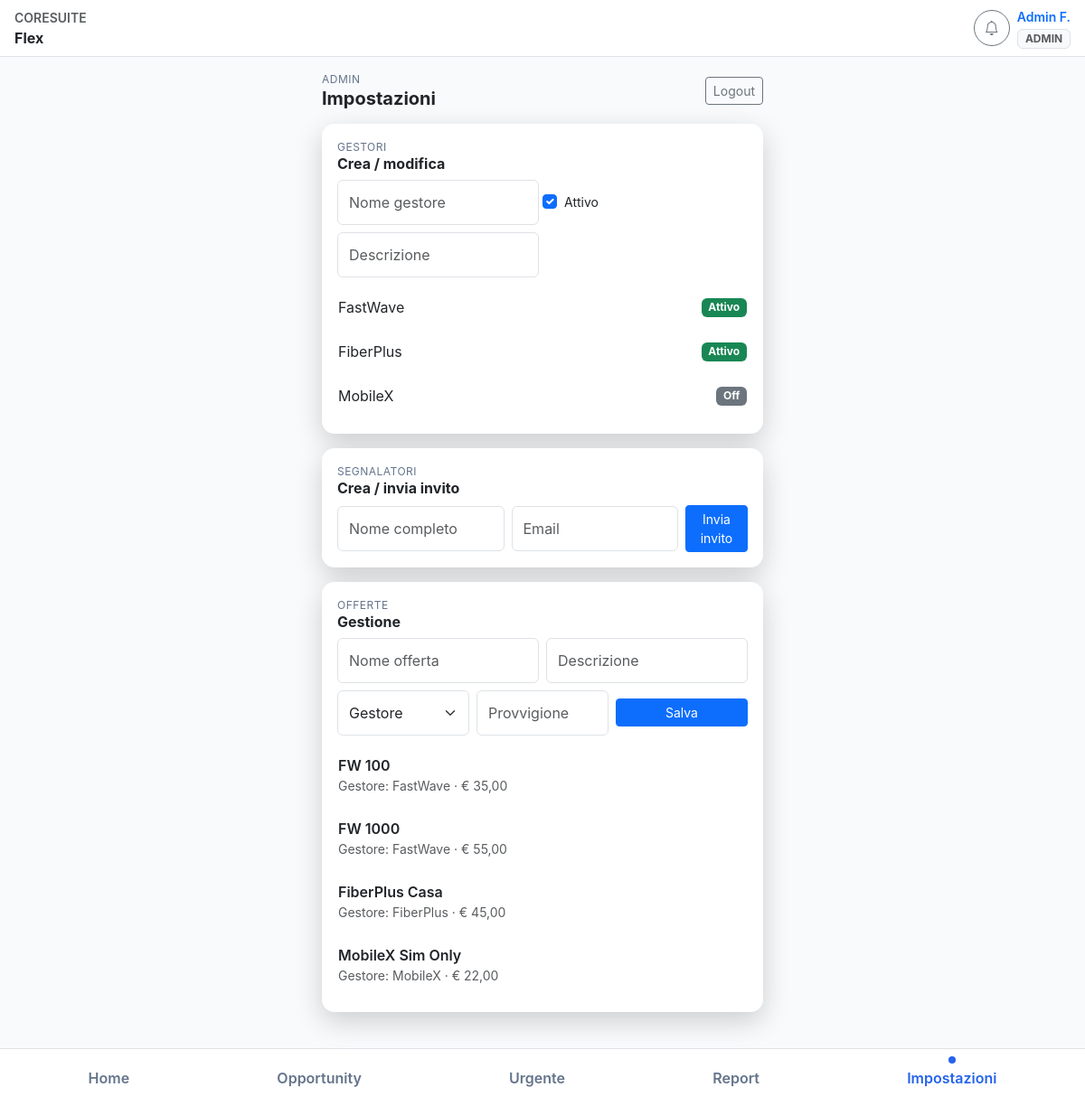
Screenshot of /admin/settings.php (signed in) with the database file from the repository.
### tables this page shows
CREATE TABLE IF NOT EXISTS gestori (
    id INT UNSIGNED AUTO_INCREMENT PRIMARY KEY,
    name VARCHAR(120) NOT NULL,
    active TINYINT(1) NOT NULL DEFAULT 1,
    created_at TIMESTAMP DEFAULT CURRENT_TIMESTAMP
);

CREATE TABLE IF NOT EXISTS offers (
    id INT UNSIGNED AUTO_INCREMENT PRIMARY KEY,
    name VARCHAR(120) NOT NULL,
    description VARCHAR(255) NULL,
    commission DECIMAL(10,2) NOT NULL DEFAULT 0,
    manager_id INT UNSIGNED NOT NULL,
    created_at TIMESTAMP DEFAULT CURRENT_TIMESTAMP,
    CONSTRAINT fk_offers_manager FOREIGN KEY (manager_id) REFERENCES gestori(id)
);

### includes/helpers.php (called while the page is built, shortened)
<?php
require_once __DIR__ . '/data.php';
function sanitize(?string $value): string
{
    return htmlspecialchars(trim($value ?? ''), ENT_QUOTES, 'UTF-8');
}
function asset_version(?string $path = null): string
{
    if ($path) {
        $fullPath = realpath(__DIR__ . '/../' . ltrim($path, '/'));
        if ($fullPath && file_exists($fullPath)) {
            $mtime = (int)filemtime($fullPath);
            if ($mtime > 0) {
                return (string)$mtime;
            }
        }
    }
    static $fallback;
    if (!$fallback) {
        $fallback = (string)((int)filemtime(__FILE__) ?: time());
    }
    return $fallback;
}
function asset_url(string $path): string
{
    $version = asset_version($path);
    $separator = str_contains($path, '?') ? '&' : '?';
    return $path . $separator . 'v=' . rawurlencode($version);
}

### includes/permissions.php (called while the page is built, shortened)
<?php
require_once __DIR__ . '/data.php';
function current_user(): ?array
{
    return $_SESSION['user'] ?? null;
}

### includes/db.php (called while the page is built, shortened)
<?php
function db(): PDO
{
    static $pdo = null;
    if ($pdo instanceof PDO) {
        return $pdo;
    }
    $pdo = new PDO(DB_DSN, DB_USER, DB_PASS, [
        PDO::ATTR_ERRMODE => PDO::ERRMODE_EXCEPTION,
        PDO::ATTR_DEFAULT_FETCH_MODE => PDO::FETCH_ASSOC,
    ]);
    return $pdo;
}

### includes/data.php (called while the page is built, shortened)
<?php
require_once __DIR__ . '/db.php';
function seed_data(): void
{
    static $bootstrapped = false;
    if ($bootstrapped) {
        return;
    }
    $bootstrapped = true;
}
function get_offers(): array
{
    $sql = 'SELECT o.id, o.name, o.description, o.commission, o.manager_id, g.name AS manager_name
            FROM offers o
            JOIN gestori g ON o.manager_id = g.id
            ORDER BY o.id';
    return db()->query($sql)->fetchAll();
}
function get_gestori(): array
{
    return db()->query('SELECT id, name, active FROM gestori ORDER BY id')->fetchAll();
}

### admin/settings.php (the view, shortened to what this page needs)
<?php
require_once __DIR__ . '/../includes/permissions.php';
require_once __DIR__ . '/../includes/helpers.php';
$gestori = get_gestori();
$offers = get_offers();
$bottomNav = '
    <a class="nav-pill" href="/admin/dashboard.php"><span class="dot"></span><span>Home</span></a>
    <a class="nav-pill" href="/admin/opportunities.php"><span class="dot"></span><span>Opportunity</span></a>
    <a class="nav-pill" href="/admin/new_urgent.php"><span class="dot"></span><span>Urgente</span></a>
    <a class="nav-pill" href="/admin/report.php"><span class="dot"></span><span>Report</span></a>
    <a class="nav-pill active" href="/admin/settings.php"><span class="dot"></span><span>Impostazioni</span></a>
';
include __DIR__ . '/../includes/layout/header.php';
?>
<div class="d-flex justify-content-between align-items-center mb-3">
    <div>
        <div class="bite">Admin</div>
        <h1 class="h5 fw-bold mb-0">Impostazioni</h1>
    </div>
    <a class="btn btn-outline-secondary btn-sm" href="/auth/logout.php">Logout</a>
</div>
<div class="card-soft p-3 mb-3">
    <div class="d-flex justify-content-between align-items-center mb-2">
        <div>
            <div class="bite">Gestori</div>
            <h2 class="h6 fw-bold mb-0">Crea / modifica</h2>
        </div>
    </div>
    <form method="post" class="row g-2 align-items-center">
        <div class="col-6">
            <input type="text" class="form-control" name="name" placeholder="Nome gestore" required>
        </div>
        <div class="col-3 form-check">
            <input class="form-check-input" type="checkbox" name="active" id="gestoreActive" checked>
            <label class="form-check-label small" for="gestoreActive">Attivo</label>
        </div>
        <div class="col-6">
            <input type="text" class="form-control" name="description" placeholder="Descrizione">
        </div>
    </form>
    <div class="list-group list-compact mt-2">
        <?php foreach ($gestori as $g): ?>
            <div class="list-group-item d-flex justify-content-between align-items-center">
                <div><?php echo sanitize($g['name']); ?></div>
                <span class="badge <?php echo $g['active'] ? 'bg-success' : 'bg-secondary'; ?>"><?php echo $g['active'] ? 'Attivo' : 'Off'; ?></span>
            </div>
        <?php endforeach; ?>
    </div>
</div>
<div class="card-soft p-3 mb-3">
    <div class="d-flex justify-content-between align-items-center mb-2">
        <div>
            <div class="bite">Segnalatori</div>
            <h2 class="h6 fw-bold mb-0">Crea / invia invito</h2>
        </div>
    </div>
    <form method="post" class="row g-2 align-items-center">
        <div class="col-12 col-md-5">
            <input type="text" class="form-control" name="name" placeholder="Nome completo" required>
        </div>
        <div class="col-12 col-md-5">
            <input type="email" class="form-control" name="email" placeholder="Email" required>
        </div>
        <div class="col-12 col-md-2">
            <button class="btn btn-primary w-100 btn-sm">Invia invito</button>
        </div>
    </form>
</div>
<div class="card-soft p-3 mb-3">
    <div class="d-flex justify-content-between align-items-center mb-2">
        <div>
            <div class="bite">Offerte</div>
            <h2 class="h6 fw-bold mb-0">Gestione</h2>
        </div>
    </div>
    <form method="post" class="row g-2 align-items-center">
        <div class="col-6">
            <input type="text" class="form-control" name="name" placeholder="Nome offerta" required>
        </div>
        <div class="col-6">
            <input type="text" class="form-control" name="description" placeholder="Descrizione">
        </div>
        <div class="col-4">
        </div>
        <div class="col-4">
            <input type="number" step="0.01" class="form-control" name="commission" placeholder="Provvigione" required>
        </div>
        <div class="col-4">
            <button class="btn btn-primary w-100 btn-sm">Salva</button>
        </div>
    </form>
    <div class="list-group list-compact mt-2">
        <?php foreach ($offers as $offer): ?>
            <div class="list-group-item">
                <div class="fw-semibold"><?php echo sanitize($offer['name']); ?></div>
                <div class="small text-muted">Gestore: <?php echo sanitize($offer['manager_name']); ?> · € <?php echo number_format($offer['commission'], 2, ',', '.'); ?></div>
            </div>
        <?php endforeach; ?>
    </div>
</div>
<?php include __DIR__ . '/../includes/layout/footer.php'; ?>

### includes/layout/header.php (shortened to what this page needs)
<?php
require_once __DIR__ . '/../config.php';
require_once __DIR__ . '/../permissions.php';
require_once __DIR__ . '/../helpers.php';
require_once __DIR__ . '/../data.php';
?>
<!doctype html>
<html lang="it" data-bs-theme="light">
<head>
    <link rel="stylesheet" href="https://cdn.jsdelivr.net/npm/bootstrap@5.3.2/dist/css/bootstrap.min.css">
    <link rel="stylesheet" href="https://cdn.jsdelivr.net/npm/bootstrap-icons@1.11.1/font/bootstrap-icons.css">
    <link rel="stylesheet" href="<?php echo asset_url('/assets/css/style.css'); ?>">
</head>
<body class="bg-base text-body">
<div class="app-shell">
    <header class="app-topbar d-flex align-items-center justify-content-between px-3 py-2 border-bottom">
        <div>
            <div class="text-uppercase small text-muted fw-semibold"><?php echo APP_SUITE; ?></div>
            <div class="fw-bold">Flex</div>
        </div>
        <?php if (current_user()): ?>
        <div class="d-flex align-items-center gap-2">
            <button type="button" class="btn btn-outline-secondary btn-icon position-relative" data-notification-trigger aria-label="Notifiche">
                <i class="bi bi-bell"></i>
            </button>
            <div class="text-end">
                <div class="small fw-semibold text-primary text-truncate" style="max-width:120px;"><?php $parts = explode(' ', current_user()['name']); echo sanitize($parts[0] . ' ' . (isset($parts[1]) ? substr($parts[1], 0, 1) . '.' : '')); ?></div>
                <div class="badge bg-body-tertiary text-muted text-uppercase border"><?php echo sanitize(current_user()['role']); ?></div>
            </div>
        </div>
        <?php endif; ?>
    </header>
    <main class="app-main">
        <div class="container-fluid px-3 py-3">

### includes/layout/footer.php (shortened to what this page needs)
        </div>
    </main>
    <?php if (!empty($bottomNav)): ?>
        <nav class="app-bottombar border-top bg-body" aria-label="Navigazione principale">
            <div class="d-flex justify-content-around align-items-center py-2">
                <?php echo $bottomNav; ?>
            </div>
        </nav>
    <?php endif; ?>
</div>
</body>
</html>

### assets/css/style.css (style rules this page uses)
:root { --bg-base: #0b1622; --bg-card: #101b2a; --bg-elevated: #14243a; --text-body: #e9eef7; --accent: #4fd1c5; --muted: #7c8a9e; --danger: #f44336; --ok: #4caf50; }
[data-bs-theme="light"] { --bg-base: #f8fafc; --bg-card: #ffffff; --bg-elevated: #f1f5f9; --text-body: #0f172a; --accent: #2563eb; --muted: #64748b; --danger: #dc2626; --ok: #16a34a; }
body.bg-base { background-color: var(--bg-base); color: var(--text-body); font-family: 'Inter', system-ui, -apple-system, sans-serif; }
.app-shell { min-height: 100vh; display: flex; flex-direction: column; }
.app-main { flex: 1 1 auto; padding-bottom: 72px; }
.app-topbar { position: sticky; top: 0; z-index: 10; background: var(--bg-card); }
.btn-icon { width: 40px; height: 40px; display: inline-flex; align-items: center; justify-content: center; border-radius: 50%; }
.card-soft { background: var(--bg-card); border: 1px solid rgba(255,255,255,0.06); border-radius: 14px; box-shadow: 0 10px 30px rgba(0,0,0,0.18); }
.bite { font-size: 12px; letter-spacing: 0.04em; text-transform: uppercase; color: var(--muted); }
.list-compact .list-group-item { background: transparent; padding: 12px 0; border-color: rgba(255,255,255,0.06); }
.app-bottombar { position: fixed; bottom: 0; left: 0; right: 0; z-index: 20; background: var(--bg-card); border-top: 1px solid rgba(0,0,0,0.08); box-shadow: none; padding-inline: 16px; min-height: 64px; }
.nav-pill { text-decoration: none; color: var(--muted); font-weight: 600; display: flex; flex-direction: column; align-items: center; gap: 4px; }
.nav-pill.active { color: var(--accent); }
.nav-pill .dot { width: 8px; height: 8px; border-radius: 50%; background: transparent; }
.nav-pill.active .dot { background: var(--accent); }
.form-control, .form-select { font-size: 1rem; min-height: 48px; padding-top: 0.75rem; padding-bottom: 0.75rem; }
@media (min-width: 992px) { .container-fluid { max-width: 520px; } }

### rows the page displays
gestori: name "FastWave", active "Attivo"
gestori: name "FiberPlus", active "Attivo"
gestori: name "MobileX", active "Off"
offers: name "FW 100", manager.name "FastWave", commission "35,00"
offers: name "FW 1000", manager.name "FastWave", commission "55,00"
offers: name "FiberPlus Casa", manager.name "FiberPlus", commission "45,00"
offers: name "MobileX Sim Only", manager.name "MobileX", commission "22,00"

### other values shown
APP_SUITE "CORESUITE"
current_user()['role'] "ADMIN"
